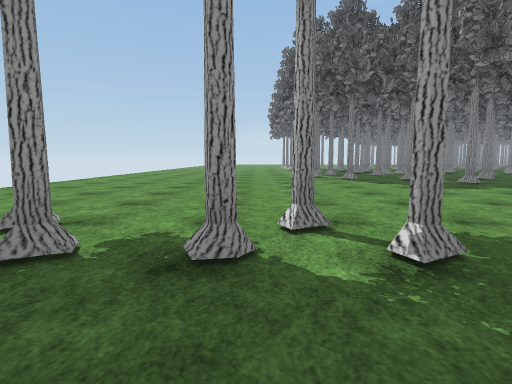
view 1 (above)

24 first-person views from a walk through a 3-D level made in the Unity game engine. The camera is 1.2 m above the floor, tilts 6° down and sees 80° across. The floor is counted in squares, 2 m on a side. Each view is taken from the middle of a square. On the plan, view 1 faces up. The plan holds only what a view shows up to about 9 squares ahead; the rest is blank. The place goes on beyond the plan. The player character is not drawn. Some animated figures are not drawn. Some surface patterns are stand-ins.

view 2
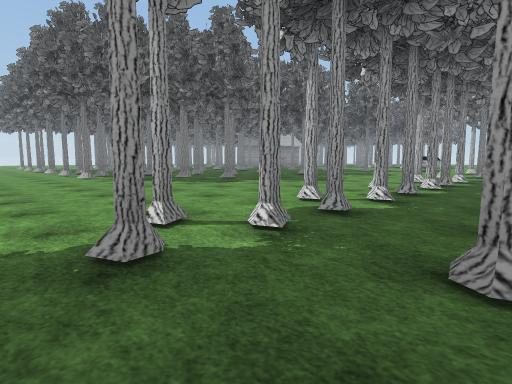

view 3
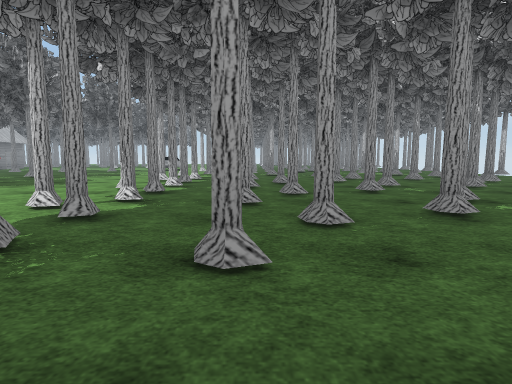

view 4
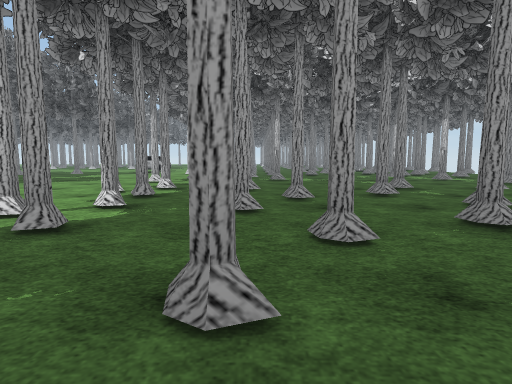

view 5
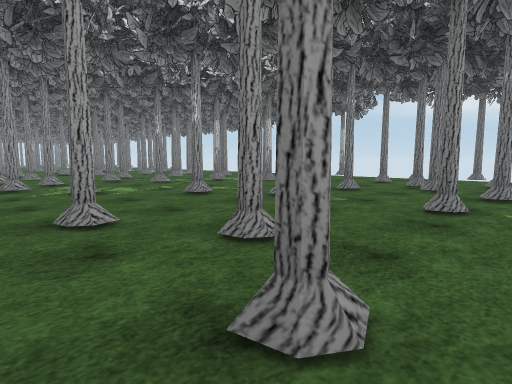

view 6
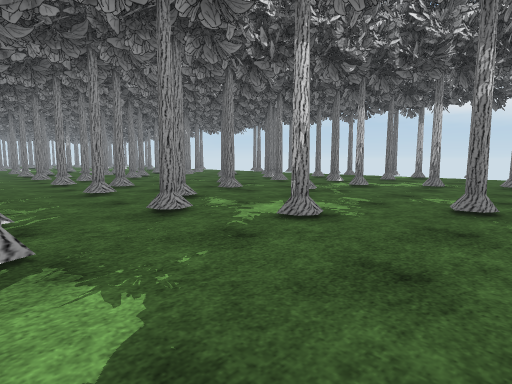

view 7
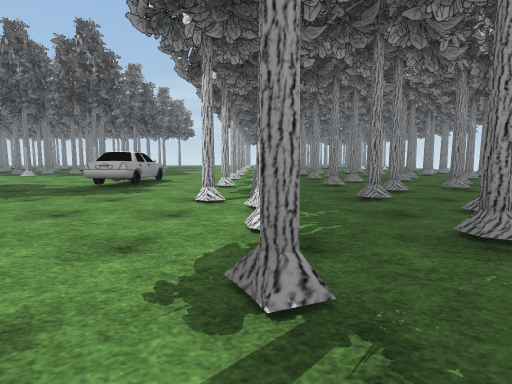

view 8
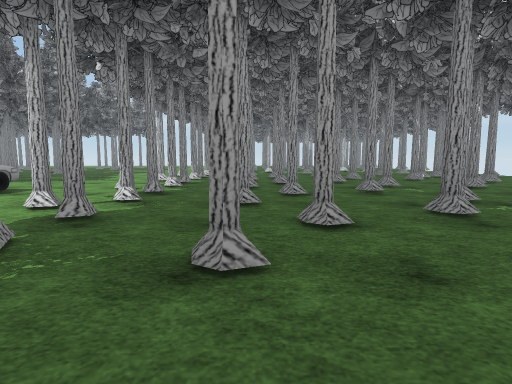

view 9
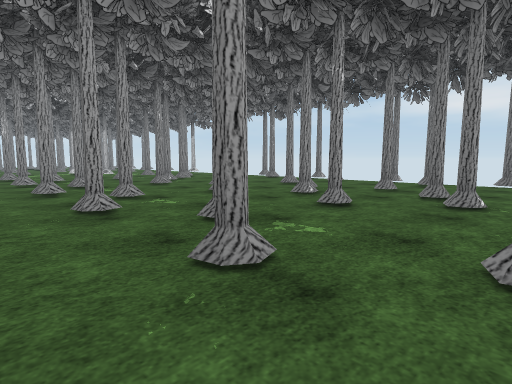

view 10
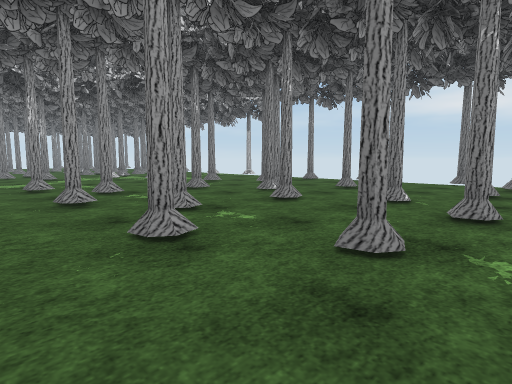

view 11
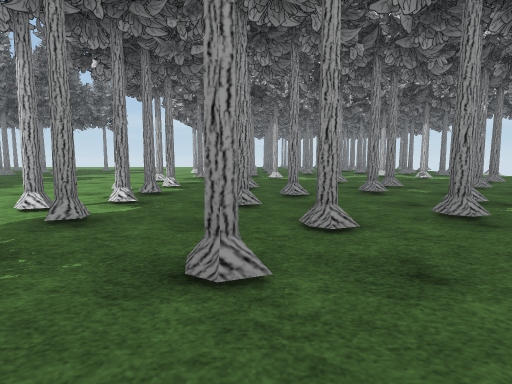

view 12
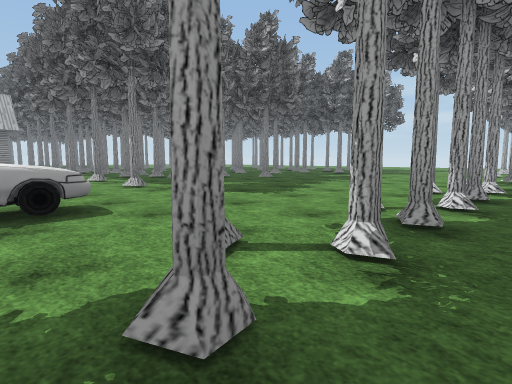

view 13
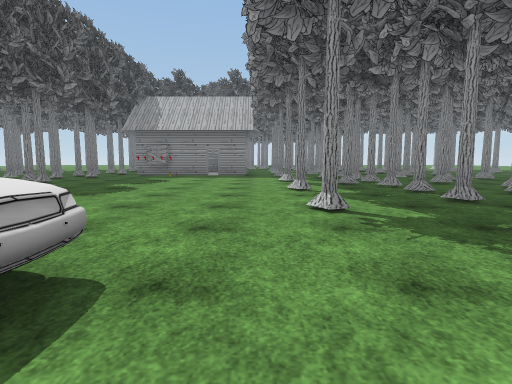

view 14
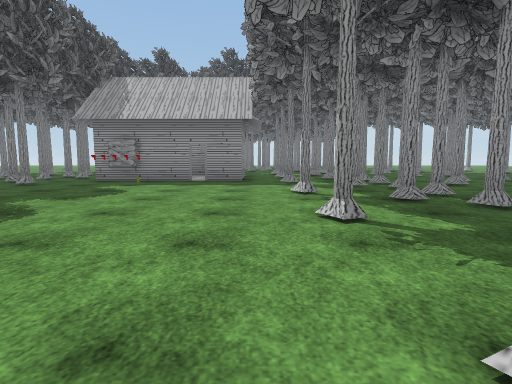

view 15
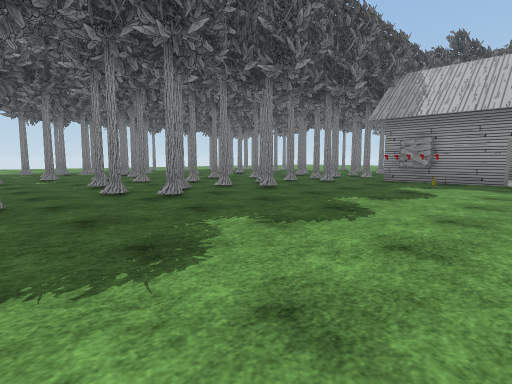

view 16
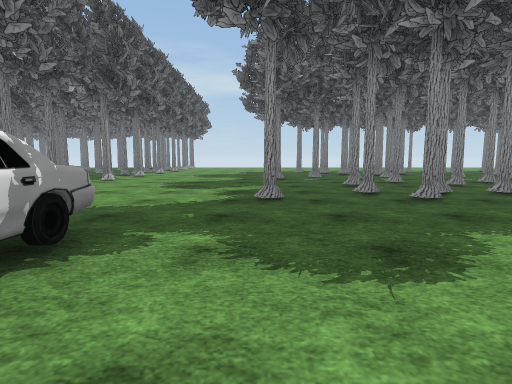

view 17
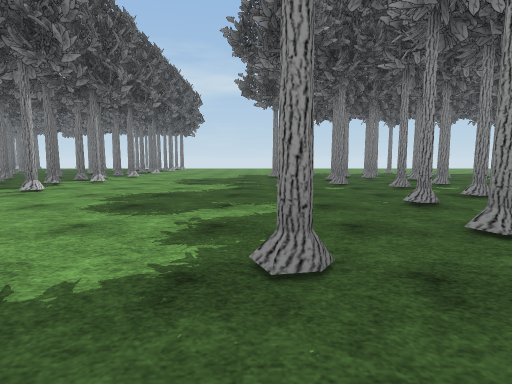

view 18
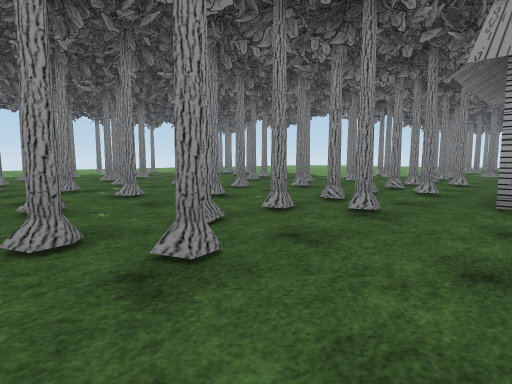

view 19
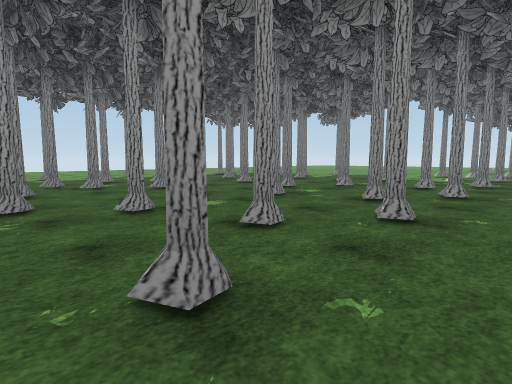

view 20
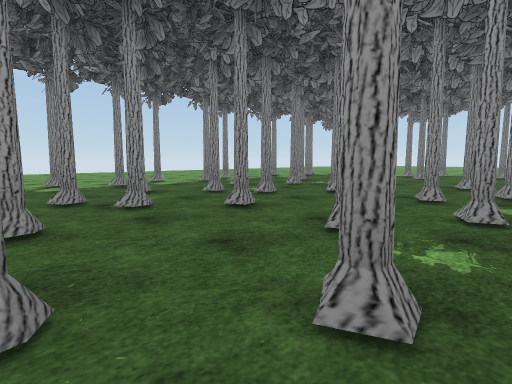

view 21
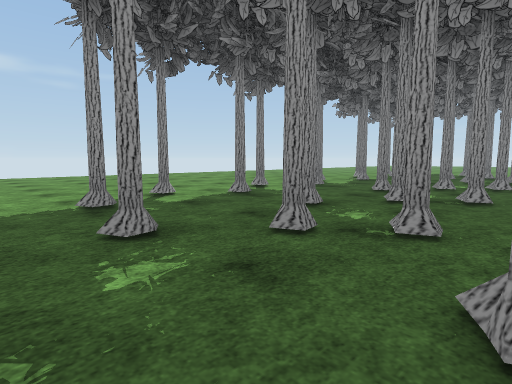

view 22
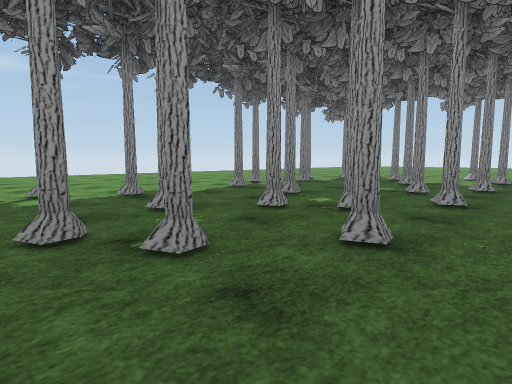

view 23
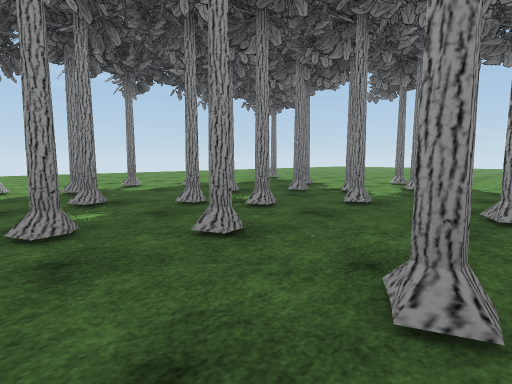

view 24
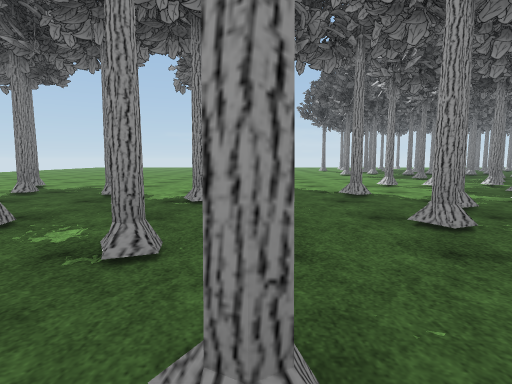

### Floor plan
Key: @ floor where view 1 was taken; # wall or solid block; x gap in a wall; . main floor; : floor 0.25 m higher than the main floor; T thing the floor can be seen under or through; O other object.
Columns run from 5 left of view 1 to 27 right of it. Each row starts with its distance up from view 1.
 25      ... ..  ....
 24      ......  ....:#
 23       .#...# ..##.#
 22        .....#..... #.
 21         #.....#..# ..
 20         ..#..... . #.
 19       ..#...#.#..#.#.
 18      ..#...#....#....OOO
 17     ....#...#..#.#.#.O.O
 16     ...#..#...#.#..x.OOOOO .# ..
 15     ...........#...#.O ...#....#
 14    .....#...#.#....#..........#.
 13    ....#..#.....# ........#....#
 12     ....#...#......#........#.#.
 11    ....#......#.#...........#..
 10   .............#...#......#....
  9 ........#...#.#..#.#........#.
  8 ..........#.... ..........#...
  7 ...................#..........
  6 ................................
  5  .....................OOO........
  4  ................................
  3   .#...........#.............#...
  2    ..##x#.####..#..##x#.#x##..#..
  1     ............................
  0     .@#.#..#.#...#..#.#..#.#.#...
 -1      ....#......#.#....T....#....
 -2       ....#....#...#....T....#.#.
 -3        ..#.#.#....#.#..#.#.#..#..
 -4         .........................
 -5           ...#..#.#..#x..#.#.....
 -6             #..#... ....#.#....#
 -7            ..#....#  .#..#.#..#.
 -8            ... ..    .........
 -9            ..        .......
-10            #             #

Positions as (right, up) in squares from view 1, and headings:
1: (0, 0), facing up
2: (-1, 0), facing up-right
3: (-1, 0), facing right
4: (2, 0), facing right
5: (5, 1), facing down-right
6: (9, 2), facing down-right
7: (10, 2), facing right
8: (13, 0), facing right
9: (15, -1), facing down-right
10: (19, -1), facing down-right
11: (18, 0), facing right
12: (18, 1), facing up-right
13: (20, 4), facing up
14: (20, 7), facing up
15: (19, 7), facing up-left
16: (19, 7), facing left
17: (16, 7), facing left
18: (16, 11), facing up-left
19: (13, 11), facing up-left
20: (10, 9), facing up-left
21: (7, 8), facing up-left
22: (8, 12), facing up-left
23: (9, 15), facing up-left
24: (7, 16), facing up
